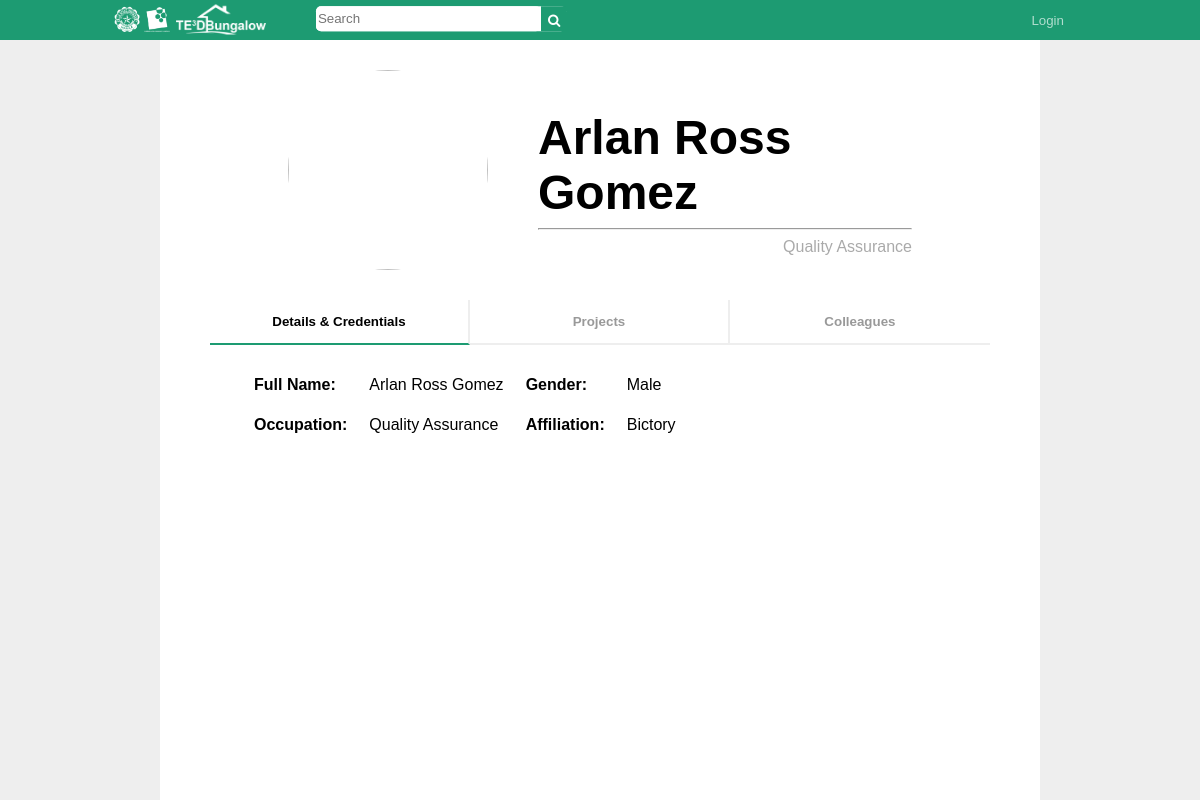
Page /profile.php?mID=4&isUser=0 on the committed database.
### tables this page shows
CREATE TABLE `users` (
  `uName` varchar(45) NOT NULL,
  `uPass` varchar(15) NOT NULL,
  `uID` int(11) NOT NULL AUTO_INCREMENT,
  `uType` int(11) NOT NULL,
  `uFName` varchar(45) NOT NULL,
  `uLName` varchar(45) NOT NULL,
  `uGender` varchar(10) NOT NULL,
  `uOccupation` varchar(30) NOT NULL,
  `uAffiliation` varchar(50) NOT NULL,
  `uActive` int(1) NOT NULL DEFAULT '1',
  PRIMARY KEY (`uID`)
);

### html/profile.php (the view, shortened to what this page needs)
<?php
    include '../php/dbh.php';
?>
<!DOCTYPE html>
<html>
  <link rel="stylesheet" href="https://cdnjs.cloudflare.com/ajax/libs/font-awesome/4.7.0/css/font-awesome.min.css">
  <link rel="stylesheet" href="../css/style.css">
  <?php
    $mID = $_GET['mID'];
    $query = 'SELECT * FROM users WHERE uID = ' .$mID;
    $result = mysqli_query($conn, $query);
    $user = mysqli_fetch_assoc($result);
  ?>
</head>
<body>
  <div id="toolbar">
    <div id="logo">
      <img src="../images/dlsu_logo_w.png" height="30px">
      <a href="index.php"><img src="../images/logo_full.png" height="30px"></a>
    </div>
    <div id="searchBar">
      <form action="search.php" method="POST">
        <input id="searchTerm" type="text" name="search-field" placeholder="Search"/>
        <button id="searchButton" type="submit" name="search-button">
          <i class="fa fa-search"></i>
        </button>
      </form>
    </div>
    <?php
      $uli = '0';
      if(isset($_COOKIE['loggedIn'])){
        $uli = $_COOKIE['loggedIn'];
        $uID = $_COOKIE['uID'];
        $uType = $_COOKIE['accType'];
        if($uli == '1'){
          echo "<ul id=\"toolbarButtons\">
                  <li><button id=\"userName\" class=\"toolbarButton\" onclick=\"location.href='profile.php?mID=".$_COOKIE['uID']."&isUser=1';\">".$_COOKIE['uFName']." ".$_COOKIE['uLName']."</button></li>
                  <li><button class=\"toolbarButton\" onclick=\"location.href='../php/logOut.php'\">Logout</button></li>
                </ul>";
        }else{
          echo "<ul id=\"toolbarButtons\">
                  <li><button class=\"toolbarButton\" name=\"li1\" onclick=\"openLogin();\">Login</button></li>
                </ul>";
        }
      }else{
          echo "<ul id=\"toolbarButtons\">
                  <li><button class=\"toolbarButton\" name=\"".$uli."\" onclick=\"openLogin();\">Login</button></li>
                </ul>";
      }
    ?>
  </div>
  <div id="wrap">
    <div id="pageHead">
      <?php
        echo "
          <img class='pageLogo' src='../images/userImages/".$user['uID'].".'>
          <p id=\"pageTitle\" <h1>".$user['uFName']." ".$user['uLName']."</h1>";
      ?>
      <hr>
      <p class="pageLegend">
        <?php
          echo $user['uOccupation'];
        ?>
      </p>
    </div>
    <div id="tabButtons">
      <button id="defaultOpen" class="tabButton" onclick="openTab(event, 'details')">Details & Credentials</button>
      <button class="tabButton" onclick="openTab(event, 'projects')">Projects</button>
      <button class="tabButton" onclick="openTab(event, 'colleagues')">Colleagues</button>
    </div>
    <div id="details" class="tabContent">
      <table>
        <tr>
          <th>Full Name:</th>
          <?php
            echo "<td>".$user['uFName']." ".$user['uLName']."</td>";
          ?>
          <th>Gender:</th>
          <?php
            echo "<td>".$user['uGender']."</td>";
          ?>
        </tr>
        <tr>
          <th>Occupation:</th>
          <?php
            echo "<td>".$user['uOccupation']."</td>";
          ?>
          <th>Affiliation:</th>
          <?php
            echo "<td>".$user['uAffiliation']."</td>";
          ?>
        </tr>
      </table>
    </div>
  <div id="wrapbg">
  </div>
</body>
</html>

### css/style.css (style rules this page uses)
html, body { background: #eeeeee; font-family: Arial, Helvetica, sans-serif; height: 100%; margin: 0; overflow-y: overlay; }
#toolbar { background: #1d9b72; box-sizing: border-box; height: 40px; line-height: 40px; top: 0; padding: 0 8% 0 6%; position: fixed; width: 100%; z-index: 2; }
#logo { display: inline-block; float: left; margin: 0 50px 0 40px; padding: 0; transform: translateY(10%); }
#searchBar { background: #fff; border-radius: 5px; display: inline-block; height: 25px; margin: 0; padding: 0; position: relative; transform: translateY(25%); width: 250px; }
#searchTerm { border: none; border-radius: 5px; float: left; height: 21px; margin: 0; outline: none; padding: 2px; width: 221px; }
#searchButton { background: #1d9b72; border: none; color: #fff; cursor: pointer; float: right; height: 25px; margin: 0; outline: none; width: 25px; }
#toolbarButtons { list-style-type: none; float: right; margin: 0; padding: 0; }
#toolbarButtons li { float: left; margin: 0; padding: 0; }
#wrap { background: #fff; margin: 0 auto; padding: 50px; width: 65%; z-index: 1; }
#wrapbg { background: #fff; display: block; height: 100%; left: 0; margin: 0 auto; padding: 50px; position: fixed; right: 0; width: 65%; z-index: 0; }
#pageHead { display: block; margin: 0 auto 10px auto; min-height: 200px; padding: 20px; position: relative; width: 80%; }
.pageLogo { border-radius: 200px; float: left; height: 200px; margin: 0 50px 0 0; width: 200px; }
#tabButtons { display: inline-block; height: 50px; margin: 0 auto 0 auto; width: 100%; }
#tabButtons button.active { border-bottom: 2px solid #1d9b72; color: #000; }
#details table { margin: 0 0 0 20px; border-color: collapse; text-align: left; }
#details th, td { padding: 10px; }
.toolbarButton { background: #1d9b72; border: none; color: #b0ddce; cursor: pointer; height: 35px; margin: 0 20px 0 0; outline: none; padding: 0 20px 0 20px; }
.pageLegend { color: #aaa; float: right; margin: 0; }
.tabButton { background: none; border: none; border-bottom: 2px solid #eee; border-right: 2px solid #eee; color: #999; cursor: pointer; float: left; font-weight: bold; outline: none; padding: 14px 16px; width: 33.33%; }
.tabButton:last-child { border-right: none; }
.tabContent { display: none; height: 100%; padding: 10px 12px; position: relative; }
#pageTitle { display: block; font-size: 3.0em; font-weight: bold; margin: 40px 0 0 0; padding: 0; position: relative; }
button, input[type=button], input[type=submit] { background: #1d9b72; border: none; color: #b0ddce; cursor: pointer; outline: none; padding: 7px; text-align: center; }

### rows in the picture
users: uFName "Arlan Ross", uLName "Gomez", uOccupation "Quality Assurance", uGender "Male", uAffiliation "Bictory"
